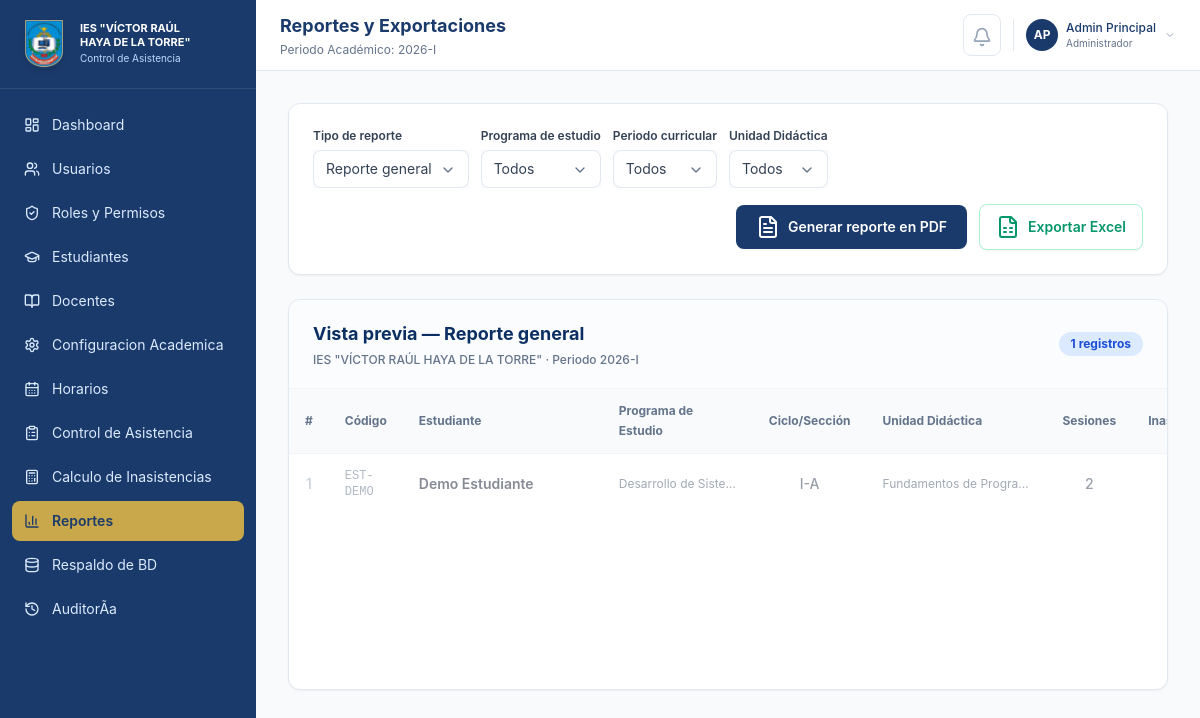
Screenshot of /index.php?m=reportes (signed in) with the database file from the repository.
### tables this page shows
CREATE TABLE `estudiantes` (
  `id` int NOT NULL AUTO_INCREMENT,
  `codigo` varchar(30) NOT NULL,
  `dni` varchar(20) NOT NULL,
  `nombres` varchar(160) NOT NULL,
  `programa_id` int DEFAULT NULL,
  `periodo_curricular_id` int DEFAULT NULL,
  `unidad_didactica_id` int DEFAULT NULL,
  `seccion` varchar(10) NOT NULL,
  `total_sesiones` int NOT NULL DEFAULT '0',
  `inasistencias` int NOT NULL DEFAULT '0',
  `estado` enum('Activo','En riesgo','Inhabilitado') NOT NULL DEFAULT 'Activo',
  PRIMARY KEY (`id`),
  UNIQUE KEY `codigo` (`codigo`),
  KEY `fk_estudiantes_programa` (`programa_id`),
  KEY `fk_estudiantes_periodo` (`periodo_curricular_id`),
  KEY `fk_estudiantes_unidad` (`unidad_didactica_id`),
  KEY `idx_estudiantes_programa` (`programa_id`,`periodo_curricular_id`),
  CONSTRAINT `fk_estudiantes_periodo` FOREIGN KEY (`periodo_curricular_id`) REFERENCES `periodos_curriculares` (`id`) ON DELETE SET NULL,
  CONSTRAINT `fk_estudiantes_programa` FOREIGN KEY (`programa_id`) REFERENCES `programas` (`id`) ON DELETE SET NULL,
  CONSTRAINT `fk_estudiantes_unidad` FOREIGN KEY (`unidad_didactica_id`) REFERENCES `unidades_didacticas` (`id`) ON DELETE SET NULL
);

CREATE TABLE `programas` (
  `id` int NOT NULL AUTO_INCREMENT,
  `codigo` varchar(10) NOT NULL,
  `nombre` varchar(180) NOT NULL,
  `estado` enum('Activo','Inactivo') NOT NULL DEFAULT 'Activo',
  PRIMARY KEY (`id`),
  UNIQUE KEY `codigo` (`codigo`)
);

CREATE TABLE `periodos_curriculares` (
  `id` int NOT NULL AUTO_INCREMENT,
  `modulo_id` int NOT NULL,
  `nombre` varchar(40) NOT NULL,
  PRIMARY KEY (`id`),
  KEY `modulo_id` (`modulo_id`),
  CONSTRAINT `periodos_curriculares_ibfk_1` FOREIGN KEY (`modulo_id`) REFERENCES `modulos_formativos` (`id`)
);

CREATE TABLE `unidades_didacticas` (
  `id` int NOT NULL AUTO_INCREMENT,
  `periodo_curricular_id` int NOT NULL,
  `nombre` varchar(180) NOT NULL,
  `estado` enum('Activo','Inactivo') NOT NULL DEFAULT 'Activo',
  PRIMARY KEY (`id`),
  KEY `periodo_curricular_id` (`periodo_curricular_id`),
  CONSTRAINT `unidades_didacticas_ibfk_1` FOREIGN KEY (`periodo_curricular_id`) REFERENCES `periodos_curriculares` (`id`)
);

### public/index.php (called while the page is built, shortened)
<?php
require __DIR__ . '/layout.php';

### app/config.php (called while the page is built, shortened)
<?php
function base_url(string $path = ''): string
{
    $base = rtrim(dirname($_SERVER['SCRIPT_NAME'] ?? ''), '/\\');
    return ($base === '' ? '' : $base) . '/' . ltrim($path, '/');
}

### app/helpers.php (called while the page is built, shortened)
<?php
require_once __DIR__ . '/db.php';
function e(string|int|float|null $value): string
{
    return htmlspecialchars((string) $value, ENT_QUOTES, 'UTF-8');
}
function all_estudiantes(): array
{
    return fetch_all('SELECT e.id, e.codigo, e.dni, e.nombres, e.programa_id, e.periodo_curricular_id, e.unidad_didactica_id, p.nombre as programa, pc.nombre as ciclo, e.seccion, ud.nombre as unidad, e.total_sesiones sesiones, e.inasistencias, e.estado FROM estudiantes e LEFT JOIN programas p ON e.programa_id = p.id LEFT JOIN periodos_curriculares pc ON e.periodo_curricular_id = pc.id LEFT JOIN unidades_didacticas ud ON e.unidad_didactica_id = ud.id ORDER BY e.nombres');
}

### app/db.php (called while the page is built, shortened)
<?php
require_once __DIR__ . '/config.php';
function db(): PDO
{
    static $pdo = null;
    if ($pdo instanceof PDO) {
        return $pdo;
    }
    $dsn = 'mysql:host=' . DB_HOST . ';dbname=' . DB_NAME . ';charset=' . DB_CHARSET;
    $pdo = new PDO($dsn, DB_USER, DB_PASS, [
        PDO::ATTR_ERRMODE => PDO::ERRMODE_EXCEPTION,
        PDO::ATTR_DEFAULT_FETCH_MODE => PDO::FETCH_ASSOC,
        PDO::ATTR_EMULATE_PREPARES => false,
    ]);
    return $pdo;
}
function fetch_all(string $sql, array $params = []): array
{
    $stmt = db()->prepare($sql);
    $stmt->execute($params);
    return $stmt->fetchAll();
}

### public/modules/reportes.php (the view, shortened to what this page needs)
<?php
$estudiantes = all_estudiantes();
?>
<div class="space-y-6">
<form action="<?= e(base_url('api/reporte_pdf.php')) ?>" method="GET" target="_blank">
    <div class="rounded-xl border border-slate-200 bg-white p-6 shadow-sm">
        <div class="flex flex-wrap items-end justify-between gap-4">
            <div class="flex flex-wrap items-end gap-3">
                <label class="block">
                    <span class="mb-1.5 block text-xs font-semibold text-slate-700">Tipo de reporte</span>
                </label>
                <label class="block">
                    <span class="mb-1.5 block text-xs font-semibold text-slate-700">Programa de estudio</span>
                </label>
                <label class="block">
                    <span class="mb-1.5 block text-xs font-semibold text-slate-700">Periodo curricular</span>
                </label>
                <label class="block">
                    <span class="mb-1.5 block text-xs font-semibold text-slate-700">Unidad Didáctica</span>
                </label>
            </div>
            <div class="flex flex-wrap items-center gap-3 ml-auto">
                <button type="submit" class="inline-flex items-center gap-2 rounded-lg bg-[#1a3a6b] px-5 py-2.5 text-sm font-semibold text-white shadow-sm transition-all hover:bg-[#142d54] focus:ring-2 focus:ring-[#1a3a6b]/50">
                    <i data-lucide="file-text" class="h-4.5 w-4.5"></i>
                    Generar reporte en PDF
                </button>
                <button type="submit" formaction="<?= e(base_url('api/export_csv.php')) ?>" class="inline-flex items-center gap-2 rounded-lg border border-emerald-200 bg-white px-4 py-2.5 text-sm font-semibold text-emerald-600 shadow-sm transition-all hover:border-emerald-300 hover:bg-emerald-50">
                    <i data-lucide="file-spreadsheet" class="h-4.5 w-4.5"></i>
                    Exportar Excel
                </button>
            </div>
        </div>
    </div>
</form>
    <div id="reporte-container" class="overflow-hidden rounded-xl border border-slate-200 bg-white shadow-sm">
        <div class="flex items-center justify-between border-b border-slate-100 px-6 py-5 bg-slate-50/50">
            <div>
                <h2 class="text-lg font-bold text-[#0b2f63]">Vista previa — Reporte general</h2>
                <p class="mt-1 text-xs text-slate-500 font-medium">IES "VÍCTOR RAÚL HAYA DE LA TORRE" · Periodo 2026-I</p>
            </div>
            <span class="rounded-full bg-blue-100 px-3 py-1 text-xs font-bold text-blue-700">
                <?= count($estudiantes) ?> registros
            </span>
        </div>
        <div class="hidden md:block overflow-x-auto min-h-[300px]">
            <table class="w-full text-sm">
                <thead class="bg-slate-50 border-b border-slate-100">
                    <tr>
                        <th class="table-th text-center w-12">#</th>
                        <th class="table-th whitespace-nowrap">Código</th>
                        <th class="table-th min-w-[200px]">Estudiante</th>
                        <th class="table-th min-w-[150px]">Programa de Estudio</th>
                        <th class="table-th whitespace-nowrap text-center">Ciclo/Sección</th>
                        <th class="table-th min-w-[180px]">Unidad Didáctica</th>
                        <th class="table-th text-center whitespace-nowrap">Sesiones</th>
                        <th class="table-th text-center whitespace-nowrap">Inasistencias</th>
                    </tr>
                </thead>
                <tbody class="divide-y divide-slate-100">
                    <?php foreach ($estudiantes as $index => $e):
                    ?>
                        <tr class="transition hover:bg-slate-50/70">
                            <td class="table-td text-center text-slate-400 font-medium"><?= e($index + 1) ?></td>
                            <td class="table-td font-mono text-xs text-slate-500"><?= e($e['codigo']) ?></td>
                            <td class="table-td font-semibold text-slate-900"><?= e($e['nombres']) ?></td>
                            <td class="table-td text-slate-600 text-xs truncate max-w-[150px]" title="<?= e($e['programa']) ?>"><?= e($e['programa']) ?></td>
                            <td class="table-td font-medium text-center text-slate-700"><?= e($e['ciclo']) ?>-<?= e($e['seccion']) ?></td>
                            <td class="table-td text-slate-600 text-xs truncate max-w-[180px]" title="<?= e($e['unidad']) ?>"><?= e($e['unidad']) ?></td>
                            <td class="table-td text-center font-medium text-slate-700"><?= e($e['sesiones']) ?></td>
                            <td class="table-td text-center font-semibold text-red-600"><?= e($e['inasistencias']) ?></td>
                        </tr>
                    <?php endforeach; ?>
                </tbody>
            </table>
        </div>
    </div>
</div>
</div>

### public/assets/app.css (style rules this page uses)
body { font-family: Inter, ui-sans-serif, system-ui, -apple-system, BlinkMacSystemFont, "Segoe UI", sans-serif; }
.table-th { padding: 0.75rem 1rem; text-align: left; font-size: 0.75rem; font-weight: 700; color: #64748b; }
.table-td { padding: 0.875rem 1rem; font-size: 0.875rem; color: #334155; vertical-align: middle; }
.lucide { display: inline-block; flex-shrink: 0; stroke-width: 2; vertical-align: middle; }

### rows the page displays
estudiantes: codigo "EST-DEMO", nombres "Demo Estudiante", programa.nombre "Desarrollo de Siste…", periodo_curricular.nombre "I", seccion "A", unidad_didactica.nombre "Fundamentos de Progra…", total_sesiones "2"

### other values shown
$label "Dashboard"
$label "Usuarios"
$label "Roles y Permisos"
$label "Estudiantes"
$label "Docentes"
$label "Configuracion Academica"
$label "Horarios"
$label "Control de Asistencia"
$label "Calculo de Inasistencias"
$label "Reportes"
$label "Respaldo de BD"
$label "AuditorÃ­a"
$title "Reportes y Exportaciones"
user_initials($user['nombre']) "AP"
$user['nombre'] "Admin Principal"
